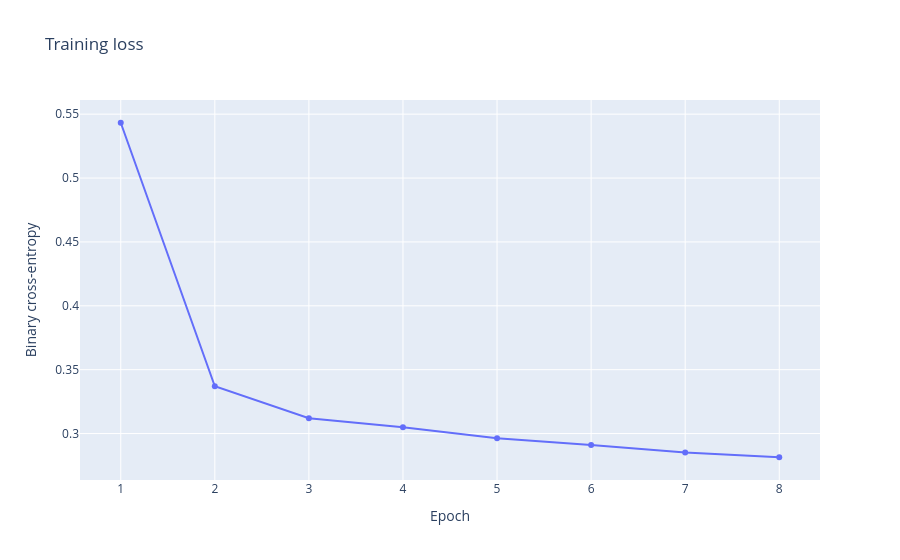

Notebook code for this chart:
### Markdown cell above
## Training and selection

The frozen configuration uses a small temporal convolutional network and eight CPU epochs. Normalization is fitted on training data. Windows stay within their source recording and restart after a sampling gap. Labels and recording identifiers are excluded from the model inputs.

The threshold is selected on validation data with a minimum recall requirement. The following metrics describe the same data used for threshold selection and do not provide an independent test.

### Code cell
history = pd.DataFrame(json.loads((artifact / "history.json").read_text()))
fig = go.Figure(go.Scatter(x=history["epoch"], y=history["training_loss"], mode="lines+markers"))
fig.update_layout(title="Training loss", xaxis_title="Epoch", yaxis_title="Binary cross-entropy")
fig.show()
display(pd.Series(metadata["threshold_selection"], name="Selection policy"))

### Figure 1 — Plotly figure (JSON) as saved in the notebook; plotly's stock layout.template omitted (floating-point values rounded to 4 significant figures)
{"data": [{"mode": "lines+markers", "type": "scatter", "x": [1, 2, 3, 4, 5, 6, 7, 8], "y": [0.5433, 0.337, 0.312, 0.3049, 0.2963, 0.2911, 0.2852, 0.2814]}], "layout": {"title": {"text": "Training loss"}, "xaxis": {"title": {"text": "Epoch"}}, "yaxis": {"title": {"text": "Binary cross-entropy"}}}}
